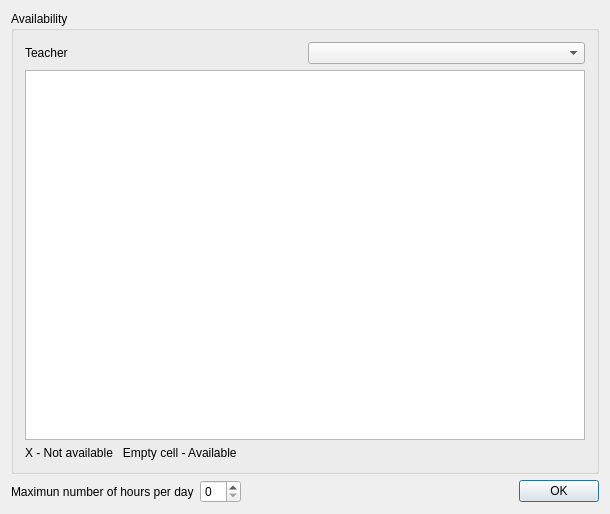
<?xml version="1.0" encoding="UTF-8"?>
<ui version="4.0">
 <class>TeacherConstraintDialog</class>
 <widget class="QDialog" name="TeacherConstraintDialog">
  <property name="geometry">
   <rect>
    <x>0</x>
    <y>0</y>
    <width>600</width>
    <height>508</height>
   </rect>
  </property>
  <property name="windowTitle">
   <string>Add Teacher Constraint</string>
  </property>
  <layout class="QVBoxLayout" name="verticalLayout_2">
   <item>
    <widget class="QGroupBox" name="groupBox">
     <property name="title">
      <string>Availability</string>
     </property>
     <layout class="QVBoxLayout" name="verticalLayout">
      <item>
       <layout class="QHBoxLayout" name="horizontalLayout_2">
        <item>
         <widget class="QLabel" name="label_3">
          <property name="text">
           <string>Teacher </string>
          </property>
         </widget>
        </item>
        <item>
         <widget class="QComboBox" name="mTeacher"/>
        </item>
       </layout>
      </item>
      <item>
       <widget class="QTableWidget" name="mTeacherTableAviabileTime">
        <property name="minimumSize">
         <size>
          <width>560</width>
          <height>370</height>
         </size>
        </property>
       </widget>
      </item>
      <item>
       <widget class="QLabel" name="label_2">
        <property name="text">
         <string>X - Not available   Empty cell - Available</string>
        </property>
       </widget>
      </item>
     </layout>
    </widget>
   </item>
   <item>
    <layout class="QHBoxLayout" name="horizontalLayout">
     <item>
      <widget class="QLabel" name="label">
       <property name="text">
        <string>Maximun number of hours per day</string>
       </property>
      </widget>
     </item>
     <item>
      <widget class="QSpinBox" name="mMaxNumberOfHours"/>
     </item>
     <item>
      <spacer name="horizontalSpacer">
       <property name="orientation">
        <enum>Qt::Horizontal</enum>
       </property>
       <property name="sizeHint" stdset="0">
        <size>
         <width>40</width>
         <height>20</height>
        </size>
       </property>
      </spacer>
     </item>
     <item>
      <widget class="QPushButton" name="okBtn">
       <property name="text">
        <string>OK</string>
       </property>
      </widget>
     </item>
    </layout>
   </item>
  </layout>
 </widget>
 <layoutdefault spacing="6" margin="11"/>
 <resources/>
 <connections>
  <connection>
   <sender>okBtn</sender>
   <signal>clicked()</signal>
   <receiver>TeacherConstraintDialog</receiver>
   <slot>accept()</slot>
   <hints>
    <hint type="sourcelabel">
     <x>543</x>
     <y>458</y>
    </hint>
    <hint type="destinationlabel">
     <x>465</x>
     <y>454</y>
    </hint>
   </hints>
  </connection>
 </connections>
</ui>
